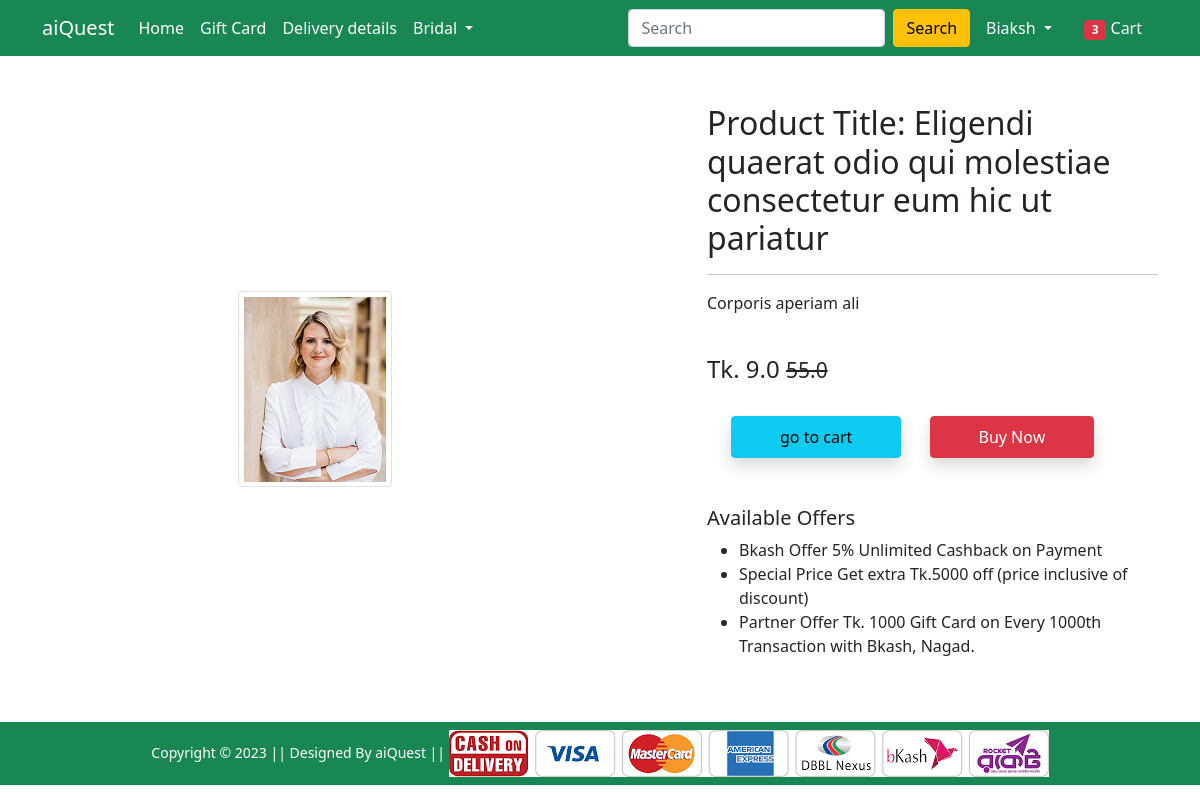
Page /product-detail/3 (signed in) on the committed database.
### Shop/models.py (models this page shows, shortened)
class Product(models.Model):
    title = models.CharField(max_length=300)
    selling_price = models.FloatField()
    discounted_price = models.FloatField()
    description = models.TextField()
    brand = models.CharField(max_length=40)
    category = models.CharField(choices=CATEGORY_CHOICES , max_length=3)
    product_image = models.ImageField(upload_to='productImg')

### Shop/views.py (the view)
# urls.py: path('product-detail/<int:pk>', views.ProductDetailsView.as_view(), name='product-detail'),
@method_decorator(login_required, name="dispatch")
class ProductDetailsView(View):
 def get(self, request, pk):
  total_item = 0
  product =  Product.objects.get(pk=pk)
  item_already_in_cart = False
  if request.user.is_authenticated:
   total_item = len(Card.objects.filter(user = request.user))
   item_already_in_cart = Card.objects.filter(Q(product = product.id) & Q(user=request.user)).exists()
  return render(request, 'Shop/productdetail.html', {'product':product, 'item_already_in_cart':item_already_in_cart, 'total_item':total_item})

### Shop/templates/Shop/productdetail.html (shortened to what this page needs)
{% extends 'Shop/base.html' %}
{% load static %}
{% block main-content %}
<div class="container my-5">
    <div class="row">
        <div class="col-sm-6 text-center align-self-center">
            <img src="{{product.product_image.url}}" alt="" class="img-fluid img-thumbnail">
        </div>
        <div class="col-sm-5 offset-sm-1">
            <h2>Product Title: {{product.title}}</h2>
            <hr>
            <p>{{product.description}}</p> <br>
            <h4>Tk. {{product.discounted_price}} <small class="fw-light text-decoration-line-through">{{product.selling_price}}</small></h4> <br>
            {% if item_already_in_cart %}
            <a href="{% url 'show_cart' %}" class="btn btn-info shadow px-5 py-2 ms-4">go to cart</a>
            {% else %}
            <form action="/add-to-cart" class="d-inline">
                <input type="hidden" name="prod_id" value="{{product.id}}" id="prod_id" >
                <button type="submit" class="btn btn-primary shadow px-5 py-2" >Add to Cart</button>
            </form>
            {% endif %}
            <a href="{% url 'buy-now' %}" class="btn btn-danger shadow px-5 py-2 ms-4">Buy Now</a>
            <h5 class="mt-5">Available Offers</h5>
            <ul>
                <li>Bkash Offer 5% Unlimited Cashback on Payment</li>
                <li>Special Price Get extra Tk.5000 off (price inclusive of discount)</li>
                <li>Partner Offer Tk. 1000 Gift Card on Every 1000th Transaction with Bkash, Nagad.</li>
            </ul>
        </div>
    </div>
</div>
{% endblock main-content %}

### Shop/templates/Shop/base.html (shortened to what this page needs)
<!doctype html>
{% load static %}
<html lang="en">
<head>
    <link href="https://cdn.jsdelivr.net/npm/bootstrap@5.0.0-beta1/dist/css/bootstrap.min.css" rel="stylesheet"
>
    <link rel="stylesheet" href="{% static 'Shop/css/owl.carousel.min.css' %}">
    <link rel="stylesheet" href="{% static 'Shop/css/all.min.css' %}">
    <link rel="stylesheet" href="{% static 'Shop/css/style.css' %}">
</head>
<body>
    <nav class="navbar navbar-expand-lg navbar-dark bg-success">
        <div class="container">
            <a class="navbar-brand" href="/">aiQuest</a>
            <div class="collapse navbar-collapse" id="navbarSupportedContent">
                <ul class="navbar-nav me-auto mb-2 mb-lg-0">
                    <li class="nav-item">
                        <a class="nav-link active" aria-current="page" href="/">Home</a>
                    </li>
                    <li class="nav-item">
                        <a class="nav-link active" aria-current="page" href="#">Gift Card</a>
                    </li>
                    <li class="nav-item">
                        <a class="nav-link active" aria-current="page" href="#">Delivery details</a>
                    </li>
                    <li class="nav-item dropdown">
                        <a class="nav-link dropdown-toggle text-white" href="#" id="electronicsDropdown" role="button"
                            data-bs-toggle="dropdown" aria-expanded="false">
                            Bridal
                        </a>
                    </li>
                </ul>
                <form class="d-flex">
                    <input class="form-control me-2" type="search" placeholder="Search" aria-label="Search">
                    <button class="btn btn-warning" type="submit">Search</button>
                </form>
                <div>
                    <ul class="navbar-nav me-auto mb-2 mb-lg-0">
                        {% if request.user.is_authenticated %}
                        <li class="nav-item dropdown mx-2">
                            <a class="nav-link dropdown-toggle text-white" href="#" id="profileDropdown" role="button"
                                data-bs-toggle="dropdown" aria-expanded="false">
                                {{request.user|capfirst}}
                            </a>
                        </li>
                        <li class="nav-item mx-2">
                            <a href="{% url 'show_cart' %}" class="nav-link text-white"><span
                                    class="badge bg-danger">{{total_item}}</span> Cart </a>
                        </li>
                        {% endif %}
                    </ul>
                </div>
            </div>
        </div>
    </nav>
    {% block main-content %} {% endblock main-content %}
    <footer class="container-fluid bg-success text-center p-2 mt-5">
        <small class="text-white">Copyright &copy; 2023 || Designed By aiQuest || </small>
        <img src="{% static 'Shop/images/paymentlogo.png' %}" alt="" srcset="" class="img-fluid" height="2px">
    </footer>
</body>
</html>

### rows in the picture
Product: product_image (picture), title "Eligendi quaerat odio qui molestiae consectetur eum hic ut pariatur", description "Corporis aperiam ali", discounted_price "9.0", selling_price "55.0"

### other values in the picture
{{ request.user|capfirst }} "Biaksh"
{{ total_item }} "3"
